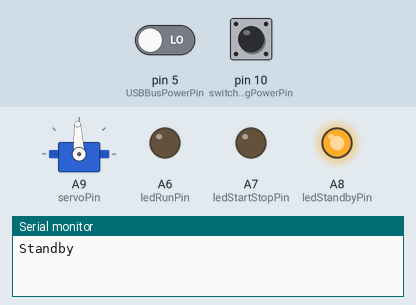
A sketch run on a simulated Teensy 4. Parts: servo, output pins drawn as LEDs (lit = HIGH), the last lines printed to the serial monitor. The inputs (shaded band) are chosen by the test bench; at power-on: pin 10 (switchingPowerPin) HIGH, pin 5 (USBBusPowerPin) LOW. Pins used as bus, display or sensor lines are not drawn.

Above: at 1.4 s.
1.5 s: pin 10 (switchingPowerPin) pulled LOW for 0.15 s
At 31.6 s:
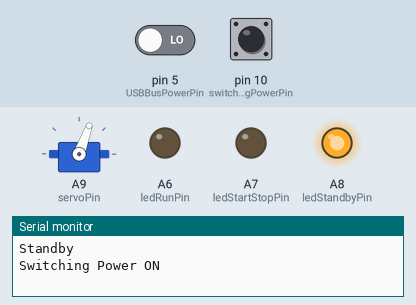
At 32.2 s:
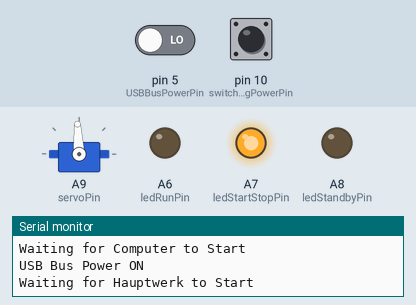
Timing chart, 0 to 33.4 s (numbered marks = the images above; inputs shaded):
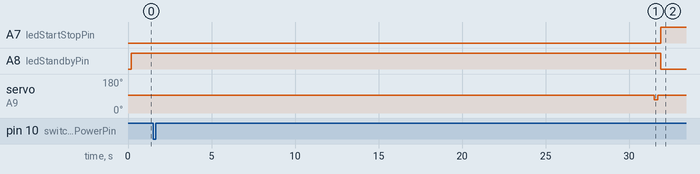

Measured:
- after the input at 1.5 s, A7 (ledStartStopPin): LOW → HIGH after 30.4 s; A8 (ledStandbyPin): HIGH → LOW after 30.4 s; servo on A9 (servoPin): 93° → 70° after 30.0 s, → 93° 0.20 s later

The sketch:

StMicksM4.ino
```cpp
#include <Servo.h>

#define STATE_STANDBY 1
#define STATE_COMPUTER_STARTING 2
#define STATE_HW_STARTING 3
#define STATE_RUNNING 4
#define STATE_COMPUTER_STOPPRING 5

#define EVENT_NOTHING 1
#define EVENT_AUDIO_ON 2
#define EVENT_AUDIO_OFF 3

//Controls servo to start Mac
const int servoPin = 23;

//Uses USB bus power to detect when Mac has actually started and shutdown
//Logic is inverted by opto-isolator
const int USBBusPowerPin = 5;

//Console switching power
//Logic is inverted by opto-isolator
const int switchingPowerPin = 10;

//Leds
const int ledStandbyPin = 22;
const int ledStartStopPin = 21;
const int ledRunPin = 20;

//Controls audio - probably via a contactor or relay - last on, first off
const int audioPowerPin = 17;

//Controls aux peripherals - follows USB bus power
const int auxPowerPin = 16;

//Shuts down Mac by sending a MIDI Program Change 127 on Channel 16.
const int midiChannel = 16;
const int midiShutdownPC = 127;
//Receieves MIDI PC to indicate if HW has started and stopped
const int midiAudioOnPC = 255;
const int midiAudioOffPC = 254;

Servo servo;

volatile byte state;
volatile byte event;

bool justTransitioned = false;

void setup() {
  Serial.begin(9600);

  initServo();

  usbMIDI.setHandleProgramChange(onProgramChange);

  pinMode(USBBusPowerPin, INPUT);
  pinMode(switchingPowerPin, INPUT);

  pinMode(audioPowerPin, OUTPUT);
  pinMode(auxPowerPin, OUTPUT);

  pinMode(ledStandbyPin, OUTPUT);
  pinMode(ledStartStopPin, OUTPUT);
  pinMode(ledRunPin, OUTPUT);

  switchOffAudio();
  switchOffAux();

  transitionTo(STATE_STANDBY);
}

void loop() {
  readMIDI();
  doStateMachine();
}

//The Main State Machine
void doStateMachine() {
  switch (state) {
    case STATE_STANDBY: {
        if (justTransitioned) {
          Serial.print("Standby\n");

          digitalWrite(ledStandbyPin, HIGH);
          digitalWrite(ledStartStopPin, LOW);
          digitalWrite(ledRunPin, LOW);

          justTransitioned = false;
        }

        if (digitalRead(switchingPowerPin) == LOW) {
          Serial.print("Switching Power ON\n");
          switchOnAux();
          delay(30000);
          switchOnMac();
          transitionTo(STATE_COMPUTER_STARTING);
        }
        break;
      }

    case STATE_COMPUTER_STARTING: {
        if (justTransitioned) {
          Serial.print("Waiting for Computer to Start\n");

          digitalWrite(ledStandbyPin, LOW);
          digitalWrite(ledStartStopPin, HIGH);
          digitalWrite(ledRunPin, LOW);

          justTransitioned = false;
        }

        if (digitalRead(USBBusPowerPin) == LOW) {
          Serial.print("USB Bus Power ON\n");

          transitionTo(STATE_HW_STARTING);
        }
        break;
      }

    case STATE_HW_STARTING: {
        if (justTransitioned) {
          Serial.print("Waiting for Hauptwerk to Start\n");

          justTransitioned = false;
        }
        if (event == EVENT_AUDIO_ON) {
          switchOnAudio();
          transitionTo(STATE_RUNNING);
        }
        break;
      }

    case STATE_RUNNING: {
        if (justTransitioned) {
          Serial.print("Hauptwerk Started\n");

          digitalWrite(ledStandbyPin, LOW);
          digitalWrite(ledStartStopPin, LOW);
          digitalWrite(ledRunPin, HIGH);

          justTransitioned = false;
        }

        if (digitalRead(switchingPowerPin) == HIGH) {
          Serial.print("Switching Power OFF\n");

          switchOffAudio();
          delay(10000);
          switchOffMac();

          transitionTo(STATE_COMPUTER_STOPPRING);
        }
        break;
      }

    case STATE_COMPUTER_STOPPRING: {
        if (justTransitioned) {
          Serial.print("Computer Stopping\n");

          digitalWrite(ledStandbyPin, LOW);
          digitalWrite(ledStartStopPin, HIGH);
          digitalWrite(ledRunPin, LOW);

          justTransitioned = false;
        }

        if (digitalRead(USBBusPowerPin) == HIGH) {
          Serial.print("Computer OFF\n");

          switchOffAux();

          transitionTo(STATE_STANDBY);
        }
        break;
      }
  }
}

void transitionTo(byte newState) {
  justTransitioned = true;
  state = newState;
  event = EVENT_NOTHING;
}

void readMIDI() {
  //Event handlers will be triggered by read().
  while (usbMIDI.read()) {
  }
}


//Hauptwerk needs to be programmed to send C7 FF when audio engine starts and C7 FE when it stops
void onProgramChange(byte channel, byte program) {
  if (channel == midiChannel) {
    if (program == midiAudioOnPC) {
      Serial.print("Audio Engine Started\n");
      event = EVENT_AUDIO_ON;
    } else if (program == midiAudioOffPC) {
      Serial.print("Audio Engine Stopped\n");
      event = EVENT_AUDIO_OFF;
    }
  }
}

void switchOnAudio() {
  digitalWrite(audioPowerPin, HIGH);
}

void switchOffAudio() {
  digitalWrite(audioPowerPin, LOW);
}

void switchOnAux() {
  digitalWrite(auxPowerPin, HIGH);
}

void switchOffAux() {
  digitalWrite(auxPowerPin, LOW);
}

void switchOnMac() {
  //Moves the servo to mechanically switch on Mac
  servo.attach(servoPin);
  servo.write(70);
  delay(200);
  servo.writeMicroseconds(1500);
  delay(200);
  servo.detach();
}

void switchOffMac() {
  usbMIDI.sendProgramChange(midiShutdownPC, midiChannel);
  delay(200);
  usbMIDI.sendProgramChange(midiShutdownPC, midiChannel);
  delay(200);
}

void initServo() {
  servo.attach(servoPin);
  servo.writeMicroseconds(1500);
  delay(200);
  servo.detach();
}
```
